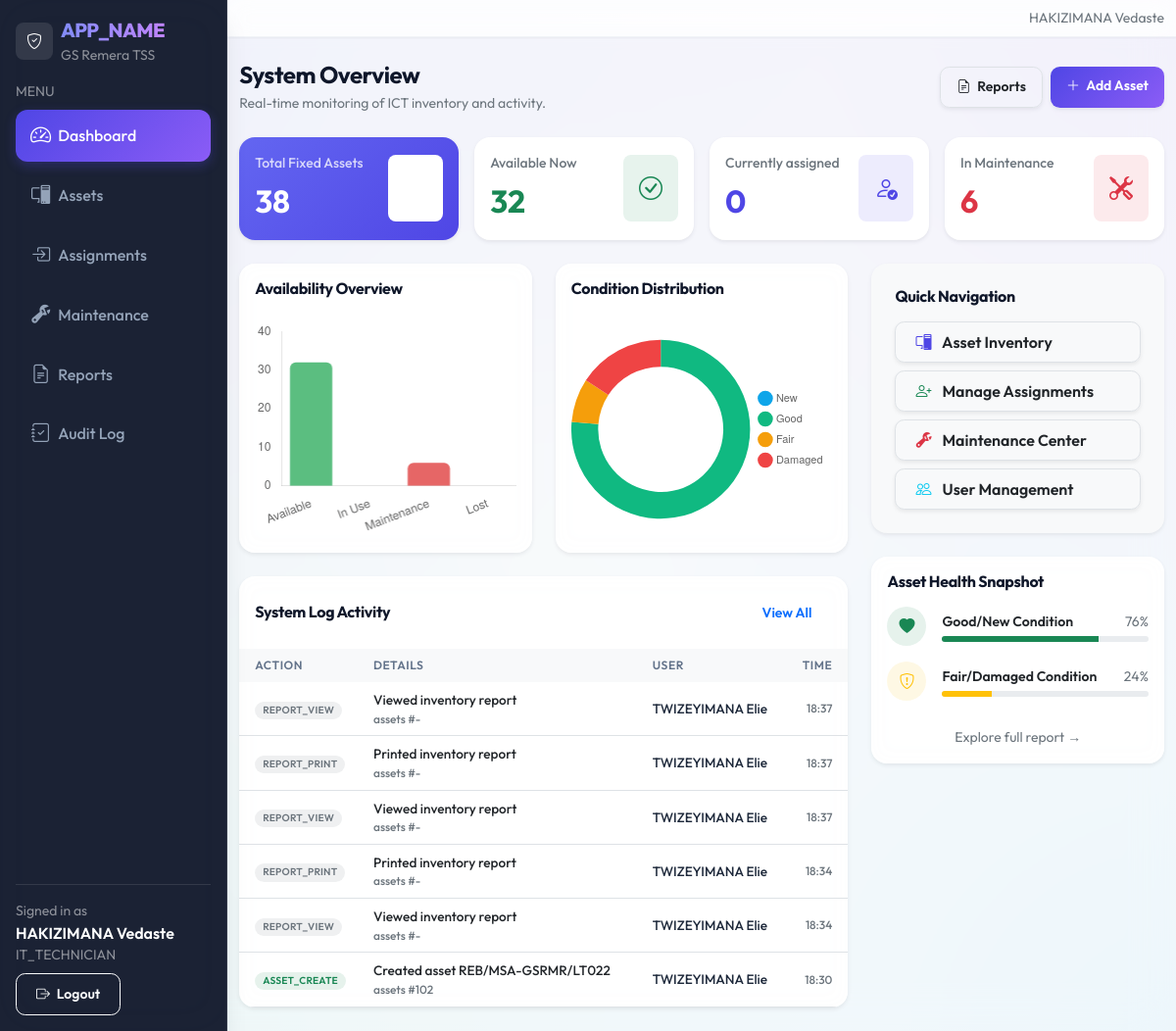
Before: /index.php (signed in) with the older database file.
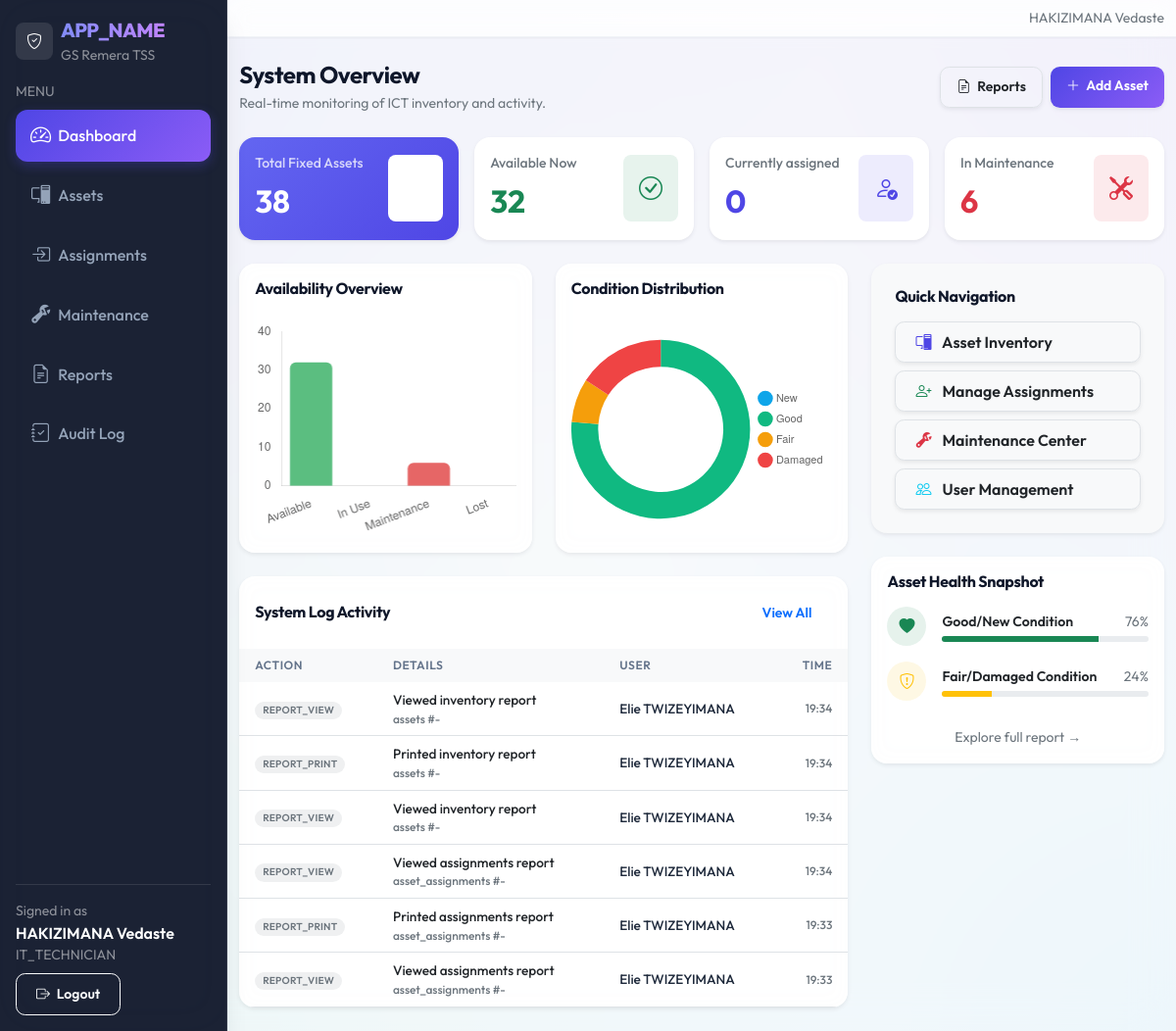
After: the same page with the newer database file.
### tables this page shows
CREATE TABLE `audit_logs` (
  `id` bigint(20) UNSIGNED NOT NULL,
  `school_id` int(10) UNSIGNED NOT NULL,
  `user_id` int(10) UNSIGNED DEFAULT NULL,
  `action` varchar(50) NOT NULL,
  `entity` varchar(50) DEFAULT NULL,
  `entity_id` varchar(50) DEFAULT NULL,
  `description` varchar(255) DEFAULT NULL,
  `ip_address` varchar(45) DEFAULT NULL,
  `user_agent` varchar(255) DEFAULT NULL,
  `created_at` datetime NOT NULL DEFAULT CURRENT_TIMESTAMP
);

CREATE TABLE `users` (
  `id` int(10) UNSIGNED NOT NULL,
  `school_id` int(10) UNSIGNED NOT NULL,
  `role_id` int(10) UNSIGNED NOT NULL,
  `location_id` int(10) UNSIGNED DEFAULT NULL,
  `username` varchar(50) NOT NULL,
  `full_name` varchar(120) NOT NULL,
  `email` varchar(120) DEFAULT NULL,
  `password_hash` varchar(255) NOT NULL,
  `is_active` tinyint(1) NOT NULL DEFAULT '1',
  `last_login_at` datetime DEFAULT NULL,
  `created_at` datetime NOT NULL DEFAULT CURRENT_TIMESTAMP,
  `updated_at` datetime DEFAULT NULL ON UPDATE CURRENT_TIMESTAMP
);

### includes/url.php (called while the page is built, shortened)
<?php
function base_url(): string
{
  $b = defined('BASE_URL') ? (string)BASE_URL : '';
  $b = rtrim($b, '/');
  return $b;
}
function url(string $path): string
{
  $full = base_url() . $path;
  return $full === '' ? '/' : $full;
}

### includes/auth.php (called while the page is built, shortened)
<?php
require_once __DIR__ . '/url.php';
function auth_user(): ?array
{
  return $_SESSION['user'] ?? null;
}
function is_super_admin(): bool
{
  $user = auth_user();
  return ($user['role'] ?? '') === 'super_admin';
}
function is_head_teacher(): bool
{
  $user = auth_user();
  return ($user['role'] ?? '') === 'head_teacher';
}

### index.php (the view, shortened to what the changed rows need)
<?php
require_once __DIR__ . '/includes/auth.php';
require_once __DIR__ . '/includes/layout.php';
require_once __DIR__ . '/includes/url.php';
$pdo = db();
$sid = (int)$_SESSION['user']['school_id'];
$assigned_lid = $_SESSION['user']['location_id'] ?? null;
$stats = [
  'total' => 0,
  'available' => 0,
  'in_use' => 0,
  'maintenance' => 0,
  'lost' => 0,
];
$scope_where = "school_id = ?";
$scope_params = [$sid];
if ($assigned_lid && !is_super_admin() && !is_head_teacher()) {
    $scope_where .= " AND location_id = ?";
    $scope_params[] = $assigned_lid;
}
$stmt_total = $pdo->prepare("SELECT COUNT(*) FROM assets WHERE $scope_where");
$stmt_total->execute($scope_params);
$stats['total'] = (int)$stmt_total->fetchColumn();
$stmt_status = $pdo->prepare("SELECT COUNT(*) FROM assets WHERE $scope_where AND status = ?");
foreach (['Available', 'In Use', 'Maintenance', 'Lost'] as $status) {
    $curr_params = $scope_params;
    $curr_params[] = $status;
    $stmt_status->execute($curr_params);
    $stats[strtolower(str_replace(' ', '_', $status))] = (int)$stmt_status->fetchColumn();
}
$stmt_cond = $pdo->prepare("SELECT asset_condition, COUNT(*) as count FROM assets WHERE $scope_where GROUP BY asset_condition");
$stmt_cond->execute($scope_params);
$conditionData = $stmt_cond->fetchAll(PDO::FETCH_KEY_PAIR);
$conditions = ['New', 'Good', 'Fair', 'Damaged'];
$conditionCounts = [];
foreach ($conditions as $cnd) {
    $conditionCounts[] = (int)($conditionData[$cnd] ?? 0);
}
$stmt_logs = $pdo->prepare("
  SELECT l.*, u.full_name
  FROM audit_logs l
  LEFT JOIN users u ON u.id = l.user_id
  WHERE l.school_id = ?
  ORDER BY l.created_at DESC
  LIMIT 6
");
$stmt_logs->execute([$sid]);
$recentLogs = $stmt_logs->fetchAll();
layout_header('Dashboard', 'dashboard');
?>
<div class="d-flex align-items-center justify-content-between flex-wrap gap-2 mb-4">
  <div>
    <h1 class="h4 mb-1 fw-bold">System Overview</h1>
  </div>
</div>
<div class="row g-4">
  <div class="col-12 col-xl-8">
    <div class="card border-0 shadow-sm">
      <div class="card-body p-0">
        <div class="table-responsive">
          <table class="table table-hover align-middle mb-0" style="font-size: 0.85rem;">
            <thead class="bg-light text-secondary small">
              <tr>
                <th class="ps-3 py-2 border-0">Action</th>
                <th class="py-2 border-0">Details</th>
                <th class="py-2 border-0">User</th>
                <th class="py-2 border-0 pe-3 text-end">Time</th>
              </tr>
            </thead>
            <tbody>
              <?php foreach ($recentLogs as $log): ?>
                <tr>
                  <td class="ps-3">
                    <?php
                      $actionColor = 'secondary';
                      if (strpos($log['action'], 'CREATE') !== false) $actionColor = 'success';
                      elseif (strpos($log['action'], 'UPDATE') !== false) $actionColor = 'primary';
                      elseif (strpos($log['action'], 'DELETE') !== false) $actionColor = 'danger';
                      elseif (strpos($log['action'], 'ASSIGN') !== false) $actionColor = 'info';
                    ?>
                    <span class="badge rounded-pill bg-<?php echo $actionColor; ?> bg-opacity-10 text-<?php echo $actionColor; ?> px-2">
                      <?php echo htmlspecialchars($log['action']); ?>
                    </span>
                  </td>
                  <td>
                    <div class="text-dark fw-medium"><?php echo htmlspecialchars($log['description']); ?></div>
                    <div class="text-secondary small italic"><?php echo htmlspecialchars($log['entity'] ?: '-'); ?> #<?php echo htmlspecialchars($log['entity_id'] ?: '-'); ?></div>
                  </td>
                  <td><?php echo htmlspecialchars($log['full_name'] ?: 'System'); ?></td>
                  <td class="pe-3 text-end text-secondary small"><?php echo date('H:i', strtotime($log['created_at'])); ?></td>
                </tr>
              <?php endforeach; ?>
            </tbody>
          </table>
        </div>
      </div>
    </div>
  </div>
</div>
<script>
// Availability Chart
const availabilityCtx = document.getElementById('availabilityChart').getContext('2d');
new Chart(availabilityCtx, {
    type: 'bar',
    data: {
        labels: ['Available', 'In Use', 'Maintenance', 'Lost'],
        datasets: [{
            label: 'Asset Count',
            data: [
                <?php echo $stats['available']; ?>,
                <?php echo $stats['in_use']; ?>,
                <?php echo $stats['maintenance']; ?>,
                <?php echo $stats['lost']; ?>
            ],
            backgroundColor: [
                'rgba(22, 163, 74, 0.7)',  // Success
                'rgba(79, 70, 229, 0.7)',  // Primary
                'rgba(220, 38, 38, 0.7)',  // Danger
                'rgba(107, 114, 128, 0.7)' // Gray
            ],
            borderRadius: 6,
            borderWidth: 0
        }]
    },
    options: {
        responsive: true,
        maintainAspectRatio: false,
        plugins: { legend: { display: false } },
        scales: {
            y: { beginAtZero: true, grid: { display: false }, ticks: { stepSize: 10 } },
            x: { grid: { display: false } }
        }
    }
});
// Condition Chart
const conditionCtx = document.getElementById('conditionChart').getContext('2d');
new Chart(conditionCtx, {
    type: 'doughnut',
    data: {
        labels: ['New', 'Good', 'Fair', 'Damaged'],
        datasets: [{
            data: [<?php echo implode(',', $conditionCounts); ?>],
            backgroundColor: [
                '#0ea5e9', // Sky
                '#10b981', // Emerald
                '#f59e0b', // Amber
                '#ef4444'  // Red
            ],
            hoverOffset: 10,
            borderWidth: 0
        }]
    },
    options: {
        responsive: true,
        maintainAspectRatio: false,
        cutout: '70%',
        plugins: {
            legend: {
                position: 'right',
                labels: { usePointStyle: true, font: { size: 11 } }
            }
        }
    }
});
</script>
<?php layout_footer(); ?>

### includes/layout.php (shortened to what the changed rows need)
<?php
require_once __DIR__ . '/auth.php';
require_once __DIR__ . '/url.php';
function layout_header(string $title, string $active = ''): void
{
  $user = auth_user();
  $role = $user['role'] ?? '';
  $navItems = [
    ['label' => 'Dashboard',    'icon' => 'bi-speedometer2',      'href' => url('/index.php'),                         'key' => 'dashboard',   'roles' => ['super_admin','it_technician','teacher','head_teacher']],
    ['label' => 'Assets',       'icon' => 'bi-pc-display',        'href' => url('/admin/assets/index.php'),            'key' => 'assets',      'roles' => ['super_admin','it_technician','teacher','head_teacher']],
    ['label' => 'Assignments',  'icon' => 'bi-box-arrow-in-right','href' => url('/teacher/assignments/index.php'),     'key' => 'assignments', 'roles' => ['super_admin','it_technician','teacher','head_teacher']],
    ['label' => 'Maintenance',  'icon' => 'bi-wrench-adjustable', 'href' => url('/teacher/maintenance/index.php'),     'key' => 'maintenance', 'roles' => ['super_admin','it_technician','teacher','head_teacher']],
    ['label' => 'Reports',      'icon' => 'bi-file-earmark-text', 'href' => url('/reports/index.php'),                 'key' => 'reports',     'roles' => ['super_admin','it_technician','head_teacher']],
    ['label' => 'Approvals',    'icon' => 'bi-clipboard2-check',  'href' => url('/admin/approvals/index.php'),          'key' => 'approvals',   'roles' => ['super_admin','head_teacher']],
    ['label' => 'Audit Log',    'icon' => 'bi-journal-check',     'href' => url('/admin/audit/index.php'),             'key' => 'audit',       'roles' => ['super_admin','it_technician']],
    ['label' => 'Users',        'icon' => 'bi-people',            'href' => url('/admin/users/index.php'),             'key' => 'users',       'roles' => ['super_admin']],
    ['label' => 'Schools',      'icon' => 'bi-building',          'href' => url('/admin/schools/index.php'),           'key' => 'schools',     'roles' => ['super_admin']],
    ['label' => 'ICT Labs',     'icon' => 'bi-router',            'href' => url('/admin/locations/index.php'),         'key' => 'locations',   'roles' => ['super_admin']],
  ];
  ?>
  <!doctype html>
  <html lang="en">
  <head>
    <link href="https://cdn.jsdelivr.net/npm/bootstrap@5.3.3/dist/css/bootstrap.min.css" rel="stylesheet">
    <link href="https://cdn.jsdelivr.net/npm/bootstrap-icons@1.11.3/font/bootstrap-icons.min.css" rel="stylesheet">
    <link href="<?php echo htmlspecialchars(url('/assets/css/app.css')); ?>" rel="stylesheet">
  </head>
  <body>
    <div class="d-flex app-shell">
      <aside class="sidebar d-none d-md-flex flex-column p-3">
        <nav class="nav nav-pills flex-column gap-1">
          <?php foreach ($navItems as $item): ?>
            <?php if (!in_array($role, $item['roles'], true)) continue; ?>
            <a class="nav-link <?php echo ($active === $item['key']) ? 'active' : ''; ?>"
               href="<?php echo htmlspecialchars($item['href']); ?>">
              <i class="bi <?php echo htmlspecialchars($item['icon']); ?> me-2"></i>
              <?php echo htmlspecialchars($item['label']); ?>
            </a>
          <?php endforeach; ?>
        </nav>
      </aside>
      <main class="content">
        <div class="container-fluid py-4">
  <?php
}
function layout_footer(): void
{
  ?>
        </div>
      </main>
    </div>
  </body>
  </html>
  <?php
}

Changed rows visible on the page:
no longer on this page (row unchanged): audit_logs: action "REPORT_VIEW", description "Viewed inventory report", entity "assets", entity "-", user.full_name "TWIZEYIMANA Elie", created_at "18:37"
no longer on this page (row unchanged): audit_logs: action "REPORT_PRINT", description "Printed inventory report", entity "assets", entity "-", user.full_name "TWIZEYIMANA Elie", created_at "18:37"
no longer on this page (row unchanged): audit_logs: action "REPORT_VIEW", description "Viewed inventory report", entity "assets", entity "-", user.full_name "TWIZEYIMANA Elie", created_at "18:37"
no longer on this page (row unchanged): audit_logs: action "REPORT_PRINT", description "Printed inventory report", entity "assets", entity "-", user.full_name "TWIZEYIMANA Elie", created_at "18:34"
no longer on this page (row unchanged): audit_logs: action "REPORT_VIEW", description "Viewed inventory report", entity "assets", entity "-", user.full_name "TWIZEYIMANA Elie", created_at "18:34"
no longer on this page (row unchanged): audit_logs: action "ASSET_CREATE", description "Created asset REB/MSA-GSRMR/LT022", entity "assets", entity "102", user.full_name "TWIZEYIMANA Elie", created_at "18:30"
added audit_logs: action "REPORT_VIEW", description "Viewed inventory report", entity "assets", entity "-", user.full_name "Elie TWIZEYIMANA", created_at "19:34"
added audit_logs: action "REPORT_PRINT", description "Printed inventory report", entity "assets", entity "-", user.full_name "Elie TWIZEYIMANA", created_at "19:34"
added audit_logs: action "REPORT_VIEW", description "Viewed inventory report", entity "assets", entity "-", user.full_name "Elie TWIZEYIMANA", created_at "19:34"
added audit_logs: action "REPORT_VIEW", description "Viewed assignments report", entity "asset_assignments", entity "-", user.full_name "Elie TWIZEYIMANA", created_at "19:34"
added audit_logs: action "REPORT_PRINT", description "Printed assignments report", entity "asset_assignments", entity "-", user.full_name "Elie TWIZEYIMANA", created_at "19:33"
added audit_logs: action "REPORT_VIEW", description "Viewed assignments report", entity "asset_assignments", entity "-", user.full_name "Elie TWIZEYIMANA", created_at "19:33"
